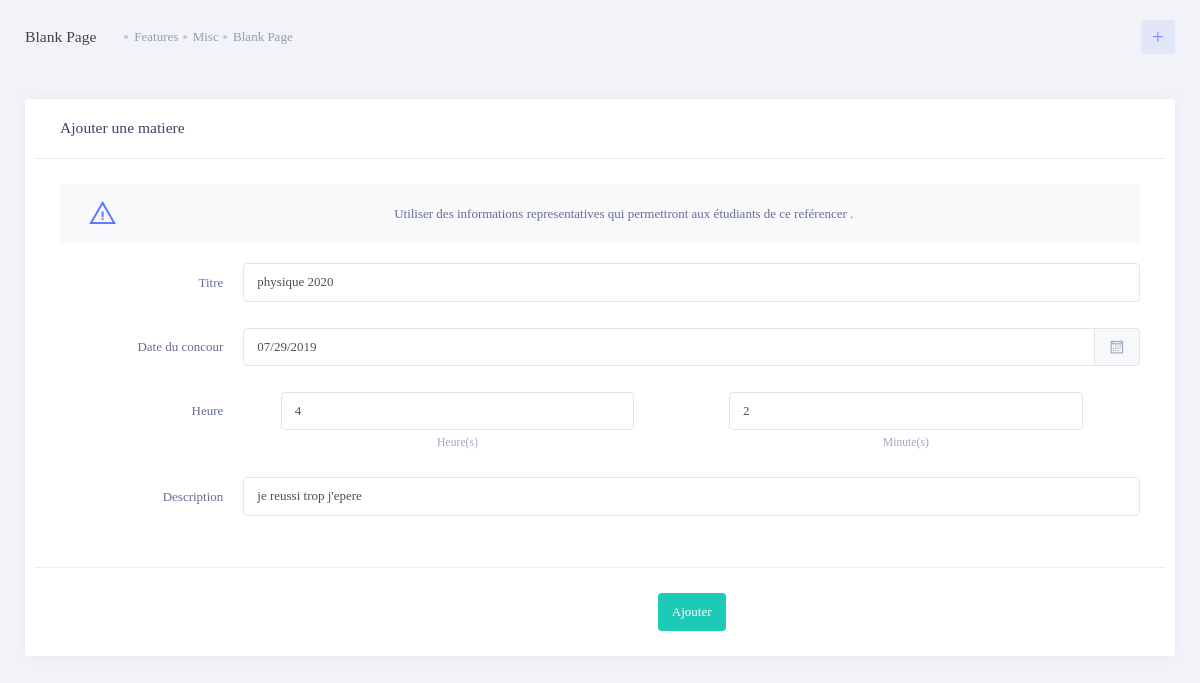
The page /views/Backoffice/admin/concour/ajouter.php?id=12 on the database its author committed.
### tables this page shows
CREATE TABLE IF NOT EXISTS `concours` (
  `id` int(11) NOT NULL AUTO_INCREMENT,
  `titre` varchar(255) DEFAULT NULL,
  `description` varchar(255) DEFAULT NULL,
  `heure` varchar(255) NOT NULL,
  `date_concour` varchar(255) NOT NULL,
  PRIMARY KEY (`id`)
);

### entities/class_concour.php (called while the page is built, shortened)
<?php
class concours{
	public static function retourne_valeur($v,$id,$val){
	$requette=config::$bdd->query("select * from concours where ".$v."='".$id."'");
    while($data=$requette->fetch()){
  		return $data[$val];
	}
	}
}
?>

### views/Backoffice/admin/concour/ajouter.php (the view, shortened to what this page needs)
<?php
include "../../../../entities/class_concour.php";
$titre="";
$date="";
$heures="";
$minutes="";
$description="";
$op=false;
if(isset($_GET["id"])){
$op=true;
$titre=concours::retourne_valeur("id",$_GET["id"],"titre");
$date=concours::retourne_valeur("id",$_GET["id"],"date_concour");
$heure=concours::retourne_valeur("id",$_GET["id"],"heure");
$description=concours::retourne_valeur("id",$_GET["id"],"description");
$decouper=explode(",",$heure);
$heures=$decouper[0];
$minutes=$decouper[1];
}
?>
<!DOCTYPE html>
<html>
<head>
			<link href="../../../assets/Backoffice/vendors/global/vendors.bundle.css" rel="stylesheet" type="text/css" />
		<link href="../../../assets/Backoffice/css/demo1/style.bundle.css" rel="stylesheet" type="text/css" />
</head>
<body operation="<?php echo (isset($_GET["id"]))?"modifier":"ajouter";?>" id="<?php echo (isset($_GET["id"]))?$_GET["id"]:"";?>">
					<div class="kt-subheader   kt-grid__item" id="kt_subheader">
						<div class="kt-subheader__main">
							<h3 class="kt-subheader__title">
							Blank Page</h3>
							<div class="kt-subheader__breadcrumbs">
								<a href="#" class="kt-subheader__breadcrumbs-home">
								</a>
								<span class="kt-subheader__breadcrumbs-separator">
								</span>
								<a href="" class="kt-subheader__breadcrumbs-link">
								Features                    </a>
								<span class="kt-subheader__breadcrumbs-separator">
								</span>
								<a href="" class="kt-subheader__breadcrumbs-link">
								Misc                    </a>
								<span class="kt-subheader__breadcrumbs-separator">
								</span>
								<a href="" class="kt-subheader__breadcrumbs-link">
								Blank Page                    </a>
							</div>
						</div>
						<div class="kt-subheader__toolbar">
							<div class="kt-subheader__wrapper">
								<div class="dropdown dropdown-inline" data-toggle="kt-tooltip" title="Quick actions" data-placement="top">
									<a href="#" class="btn btn-icon btn btn-label btn-label-brand btn-bold" data-toggle="dropdown" data-offset="0px,0px" aria-haspopup="true" aria-expanded="false">
									</a>
								</div>
							</div>
						</div>
					</div>
					<div class="kt-content  kt-grid__item kt-grid__item--fluid" id="kt_content">
			<center>
			<div class="kt-portlet col-xl-5">
				<div class="kt-portlet__head">
					<div class="kt-portlet__head-label">
						<h3 class="kt-portlet__head-title">Ajouter une matiere</h3>
					</div>
				</div>
				<form class="kt-form kt-form--label-right" action="" method="post" enctype="multipart/form-data" id='formulaire' autocomplete="off">
					<div class="kt-portlet__body">
						<div class="form-group form-group-last">
							<div class="alert alert-secondary" role="alert">
								<div class="alert-icon"><i class="la la-warning kt-font-brand"></i></div>
								<div class="alert-text">
									Utiliser des informations representatives qui permettront aux étudiants de ce reférencer .
								</div>
							</div>
						</div>
						<div class="form-group row">
							<label for="example-text-input" class="col-2 col-form-label">Titre</label>
							<div class="col-10">
								<input type="text" class="form-control" name="label" placeholder="login" value="<?php echo ($op)?$titre:"";?>">
							</div>
						</div>
						<div class="form-group row">
							<label for="example-text-input" class="col-2 col-form-label">Date du concour</label>
							<div class="col-10">
                    <div class="input-group date">
                        <input type="text" class="form-control" name="date" value="<?php echo ($op)?$date:"";?>" placeholder="cliquez ici pour choisir" id="kt_datepicker_3">
                        <div class="input-group-append">
                            <span class="input-group-text">
                            </span>
                        </div>
                    </div>
							</div>
						</div>
						<div class="form-group row">
							<label for="example-text-input" class="col-2 col-form-label">Heure</label>
							<div class="row col-10">
                <div class="col-lg-5 col-md-5 col-sm-5 mx-auto">
                    <div class="input-group bootstrap-touchspin bootstrap-touchspin-injected"><input value="<?php echo ($op)?$heures:"";?>" id="kt_touchspin_3" type="text" class="form-control" value="0" name="heures" placeholder="Nombre de places"></div>
                    <span class="form-text text-muted text-center">Heure(s)</span>
                </div>
                <div class="col-lg-5 col-md-5 col-sm-5 mx-auto">
                    <div class="input-group bootstrap-touchspin bootstrap-touchspin-injected"><input id="kt_touchspin_3" value="<?php echo ($op)?$minutes:"";?>" type="text" class="form-control" value="0" name="minutes" placeholder="Nombre de places"></div>
                    <span class="form-text text-muted text-center">Minute(s)</span>
                </div>
							</div>
						</div>
						<div class="form-group row">
							<label for="example-text-input" class="col-2 col-form-label">Description</label>
							<div class="col-10">
								<input type="text" class="form-control" name="descriptionss" placeholder="description" value="<?php echo ($op)?$description:"";?>">
							</div>
						</div>
					</div>
					<div class="kt-portlet__foot">
						<div class="kt-form__actions">
							<div class="row">
								<div class="col-2">
								</div>
								<div class="col-10">
									<button type="submit" class="btn btn-success">Ajouter</button>
								</div>
							</div>
						</div>
					</div>
				</form>
			</div>
			</center>
		</div>
</body>
</html>

### rows shown on the page
concours: label "physique 2020", date "07/29/2019", heures "4", minutes "2", descriptionss "je reussi trop j'epere"
